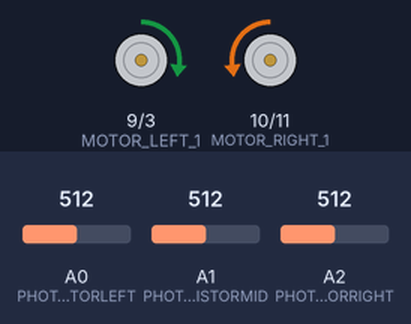
Recording of a sketch running on a simulated Arduino Uno, built with avr-gcc and run on an emulated ATmega328P. Shown: motor-driver pin pairs drawn as motors (green arrow = first pin HIGH = forward, orange = second pin HIGH = backward, longer = more drive). Inputs (shaded band) come from the test bench; at power-on: A2 (PHOTORESISTORRIGHT) = 512, A0 (PHOTORESISTORLEFT) = 512, A1 (PHOTORESISTORMID) = 512.

Above: at 1.2 s.
1.3 s: A2 (PHOTORESISTORRIGHT) set to 585
At 2.5 s:
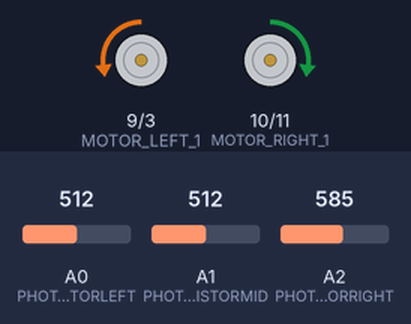
2.8 s: A0 (PHOTORESISTORLEFT) set to 556
4.3 s: A0 (PHOTORESISTORLEFT) set to 585
At 5.0 s:
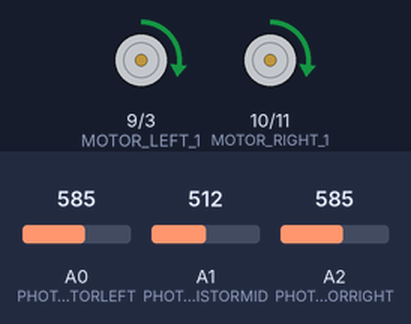
5.8 s: A1 (PHOTORESISTORMID) set to 568
8.0 s: A1 (PHOTORESISTORMID) set to 593
At 9.8 s:
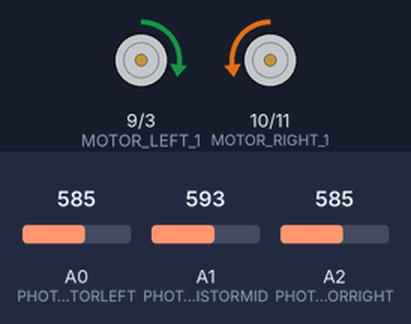
Timing chart, 0 to 11.3 s (numbered marks = the images above; inputs shaded):
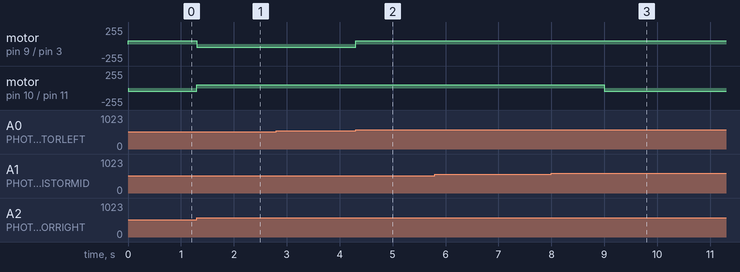

The sketch:

iCar.ino
```cpp
//Ronald You, Nathan Lu, Quentin Fan-Chiang
//1/12/2022
//Mr. Wong
//Implementation of methods and logic for iCar to accurately follow a line and correct itself if off course.

//Motor Variables:
int MOTOR_LEFT_1 = 9; //pin 1 of left motor
int MOTOR_LEFT_2 = 3; //pin 2 of left motor
int MOTOR_RIGHT_1 = 10; //pin 1 of right motor
int MOTOR_RIGHT_2 = 11; //pin 2 of right motor

//Photoresistor Variables:
int PHOTORESISTORLEFT = A0; //left photoresistor
int PHOTORESISTORMID = A1; //middle photoresistor
int PHOTORESISTORRIGHT = A2; //right photoresistor

//Program Control Variables:
int lightLevelLeft = 0; //light level detected by left photoresistor
int lightLevelMid = 0; //light level detected by middle photoresistor
int lightLevelRight = 0; //light level detected by right photoresistor
int lightThreshold = 575; //threshold for brightness detected by photoresistors (below threshold: black line detected, above threshold: no black line detected)
int speed = 50; //speed of robot
int state = 0; //variable storing program state (0: move forward, 1: rotate left, 2: rotate right, 3: rotete indefinitely until line is detected)
long timeAllWhite = 0; //the latest time since program started running that all sensors detect white; used to detect if robot is off course
long startTimeAllWhite = 0; //start time since program started running that all sensors detect white; used to detect if robot is off course


//setting up pins to be "input" pins or "output" pins
void setup()
{
  pinMode(MOTOR_RIGHT_2, OUTPUT);
  pinMode(MOTOR_RIGHT_1, OUTPUT);
  pinMode(MOTOR_LEFT_2, OUTPUT);
  pinMode(MOTOR_LEFT_1, OUTPUT);
  pinMode(PHOTORESISTORLEFT, INPUT);
  pinMode(PHOTORESISTORRIGHT, INPUT);
  pinMode(PHOTORESISTORMID, INPUT);
}

//main program control function
void loop() {
  //reading light levels from photoresistors
  lightLevelLeft = analogRead(PHOTORESISTORLEFT);
  lightLevelMid = analogRead(PHOTORESISTORMID);
  lightLevelRight = analogRead(PHOTORESISTORRIGHT);

  //if structure that decides whether to go forward, rotate right, rotate left, or rotate indefinitely according until line is sensed to the program state variable
  if (state == 0) {
    ifGoingForward(lightLevelLeft, lightLevelMid, lightLevelRight);
  }
  else if (state == 1) {
    ifTurningLeft(lightLevelLeft, lightLevelMid, lightLevelRight);
    startTimeAllWhite = millis();
  }
  else if (state == 2) {
    ifTurningRight(lightLevelLeft, lightLevelMid, lightLevelRight);
    startTimeAllWhite = millis();
  }
  else if (state == 3) {
    rotateIndefinitly();
    startTimeAllWhite = millis();
  }
}

//function that dictates logic for robot moving forward; must decide whether to continue moving forward, rotate in one direction, or rotate indefinitely
void ifGoingForward(int lightLevelLeft, int lightLevelMid, int lightLevelRight) {
  //if sensors detect [dark][dark][light], the line turns to the left, and the robot should rotate left to follow the line
  if (lightLevelLeft < lightThreshold && lightLevelMid < lightThreshold && lightLevelRight > lightThreshold) {
    startTimeAllWhite = millis();
    state = 1;
  }
  //if sensors detect [dark][light][light], the line turns to the left, and the robot should rotate left to follow the line
  else if (lightLevelLeft < lightThreshold && lightLevelMid > lightThreshold && lightLevelRight > lightThreshold) {
    startTimeAllWhite = millis();
    state = 1;
  }
  //if sensors detect [light][dark][dark], the line turns to the right, and the robot should rotate right to follow the line
  else if (lightLevelLeft > lightThreshold && lightLevelMid < lightThreshold && lightLevelRight < lightThreshold) {
    startTimeAllWhite = millis();
    state = 2;
  }
  //if sensors detect [light][light][dark], the line turns to the right, and the robot should rotate right to follow the line
  else if (lightLevelLeft > lightThreshold && lightLevelMid > lightThreshold && lightLevelRight < lightThreshold) {
    startTimeAllWhite = millis();
    state = 2;
  }
  //if all sensors detect black, the robot is at a T-intersection; rotate right to begin navigating around it
  else if (lightLevelLeft < lightThreshold && lightLevelMid < lightThreshold && lightLevelRight < lightThreshold) {
    state = 2;
    startTimeAllWhite = millis();
  }
  //if all sensors detect white, robot may be off course; rotate indefinitely only if all white has been detected for an extended period of time
  else if (lightLevelLeft > lightThreshold && lightLevelMid > lightThreshold && lightLevelRight > lightThreshold) {
    timeAllWhite=millis();
    long diff = timeAllWhite - startTimeAllWhite; //find period of time for which all white has been detected (difference between latest time and start time)
    if (diff>1000) state = 3; //if period of time exceeds 1000 milliseconds, robot is off course; begin rotating indefintely until line is detected
  }
  else {
    startTimeAllWhite = millis();
  }
  forward();
}

//function that decides whether to continue turning right or return to moving forward
void ifTurningRight(int lightLevelLeft, int lightLevelMid, int lightLevelRight) {
  //if the right sensor continues to detect the black line, continue turning right until it doesn't
  if (lightLevelRight<lightThreshold) {
    right();
  }
  else {
    state = 0;
  }
}

//function that decides whether to continue turning left or return to moving forward
void ifTurningLeft(int lightLevelLeft, int lightLevelMid, int lightLevelRight) {
  //if the left sensor continues to detect the black line, continue turning left until it doesn't
  if (lightLevelLeft<lightThreshold) {
    left();
  }
  else {
    state = 0;
  }
}

//function that forces robot to rotate in place indefinitly until a line is detected again
void rotateIndefinitly () {
  //continue rotating towards the right while staying in place until right photoresistor detects line
  if(lightLevelRight < lightThreshold){
     state=0;
  }
  else{
    right();
  }
}

//make robot move forward
void forward()
{
  digitalWrite(MOTOR_RIGHT_2, LOW);
  digitalWrite(MOTOR_LEFT_2, LOW);
  analogWrite(MOTOR_RIGHT_1, speed);
  analogWrite(MOTOR_LEFT_1, speed);
}

//make robot move backward
void backward()
{
  digitalWrite(MOTOR_RIGHT_1, LOW);
  digitalWrite(MOTOR_LEFT_1, LOW);
  analogWrite(MOTOR_RIGHT_2, speed);
  analogWrite(MOTOR_LEFT_2, speed);
}

//make robot rotate right on the spot
void right()
{
  digitalWrite(MOTOR_LEFT_2, LOW);
  digitalWrite(MOTOR_RIGHT_1, LOW);
  analogWrite(MOTOR_RIGHT_2, speed);
  analogWrite(MOTOR_LEFT_1, speed);
}

//make robot rotate left on the spot
void left()
{
  digitalWrite(MOTOR_RIGHT_2, LOW);
  digitalWrite(MOTOR_LEFT_1, LOW);
  analogWrite(MOTOR_LEFT_2, speed);
  analogWrite(MOTOR_RIGHT_1, speed);
}
```

Measured:
- the behaviour switches between 574 and 575 on A0 (PHOTORESISTORLEFT) (found by bisection; images 1 and 2)
- the behaviour switches between 575 and 576 on A1 (PHOTORESISTORMID) (found by bisection; images 2 and 3)
- after the input at 1.3 s, motor on pin 9 (MOTOR_LEFT_1) / pin 3 (MOTOR_LEFT_2): forward 50/255 → backward 50/255 at once; motor on pin 10 (MOTOR_RIGHT_1) / pin 11 (MOTOR_RIGHT_2): backward 50/255 → forward 50/255 at once
- after the input at 2.8 s, every drawn part: stays the same
- after the input at 4.3 s, motor on pin 9 (MOTOR_LEFT_1) / pin 3 (MOTOR_LEFT_2): backward 50/255 → forward 50/255 at once
- after the input at 5.8 s, every drawn part: stays the same
- after the input at 8.0 s, motor on pin 10 (MOTOR_RIGHT_1) / pin 11 (MOTOR_RIGHT_2): forward 50/255 → backward 50/255 after 1.0 s
